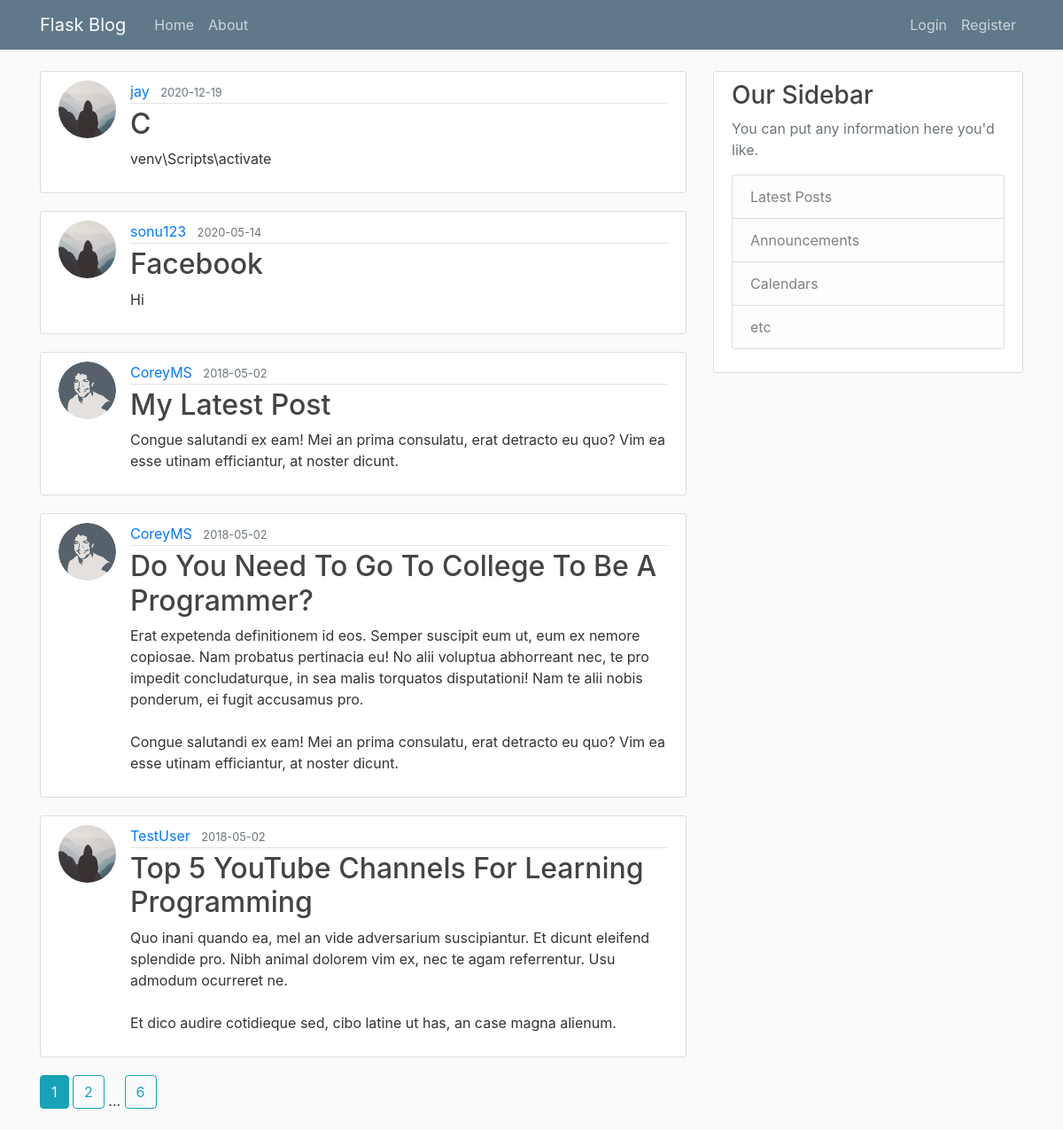
The page /home on the database its author committed.
### flaskblog/models.py (models this page shows, shortened)
class Post(db.Model):
    id = db.Column(db.Integer, primary_key=True)
    title = db.Column(db.String(100), nullable=False)
    date_posted = db.Column(db.DateTime, nullable=False, default=datetime.utcnow)
    content = db.Column(db.Text, nullable=False)
    user_id = db.Column(db.Integer, db.ForeignKey('user.id'), nullable=False)

class User(db.Model, UserMixin):
    id = db.Column(db.Integer, primary_key=True)
    username = db.Column(db.String(20), unique=True, nullable=False)
    email = db.Column(db.String(120), unique=True, nullable=False)
    image_file = db.Column(db.String(20), nullable=False, default='default.jpg')
    password = db.Column(db.String(60), nullable=False)
    posts = db.relationship('Post', backref='author', lazy=True)

### flaskblog/main/routes.py (the view)
@main.route("/")
@main.route("/home")
def home():
    page = request.args.get('page', 1, type=int)
    posts = Post.query.order_by(Post.date_posted.desc()).paginate(page=page, per_page=5)
    return render_template('home.html', posts=posts)

### flaskblog/templates/home.html
{% extends "layout.html" %}
{% block content %}
    {% for post in posts.items %}
        <article class="media content-section">
          <img class="rounded-circle article-img" src="{{ url_for('static', filename='profile_pics/' + post.author.image_file) }}">
          <div class="media-body">
            <div class="article-metadata">
              <a class="mr-2" href="{{ url_for('users.user_posts', username=post.author.username) }}">{{ post.author.username }}</a>
              <small class="text-muted">{{ post.date_posted.strftime('%Y-%m-%d') }}</small>
            </div>
            <h2><a class="article-title" href="{{ url_for('posts.post', post_id=post.id) }}">{{ post.title }}</a></h2>
            <p class="article-content">{{ post.content }}</p>
          </div>
        </article>
    {% endfor %}
    {% for page_num in posts.iter_pages(left_edge=1, right_edge=1, left_current=1, right_current=2) %}
      {% if page_num %}
        {% if posts.page == page_num %}
          <a class="btn btn-info mb-4" href="{{ url_for('main.home', page=page_num) }}">{{ page_num }}</a>
        {% else %}
          <a class="btn btn-outline-info mb-4" href="{{ url_for('main.home', page=page_num) }}">{{ page_num }}</a>
        {% endif %}
      {% else %}
        ...
      {% endif %}
    {% endfor %}
{% endblock content %}

### flaskblog/templates/layout.html (shortened to what this page needs)
<!DOCTYPE html>
<html>
<head>
    <link rel="stylesheet" href="https://maxcdn.bootstrapcdn.com/bootstrap/4.0.0/css/bootstrap.min.css">
    <link rel="stylesheet" type="text/css" href="{{ url_for('static', filename='main.css') }}">
</head>
<body>
    <header class="site-header">
      <nav class="navbar navbar-expand-md navbar-dark bg-steel fixed-top">
        <div class="container">
          <a class="navbar-brand mr-4" href="/">Flask Blog</a>
          <div class="collapse navbar-collapse" id="navbarToggle">
            <div class="navbar-nav mr-auto">
              <a class="nav-item nav-link" href="{{ url_for('main.home') }}">Home</a>
              <a class="nav-item nav-link" href="{{ url_for('main.about') }}">About</a>
            </div>
            <div class="navbar-nav">
              {% if current_user.is_authenticated %}
                <a class="nav-item nav-link" href="{{ url_for('posts.new_post') }}">New Post</a>
                <a class="nav-item nav-link" href="{{ url_for('users.account') }}">Account</a>
                <a class="nav-item nav-link" href="{{ url_for('users.logout') }}">Logout</a>
              {% else %}
                <a class="nav-item nav-link" href="{{ url_for('users.login') }}">Login</a>
                <a class="nav-item nav-link" href="{{ url_for('users.register') }}">Register</a>
              {% endif %}
            </div>
          </div>
        </div>
      </nav>
    </header>
    <main role="main" class="container">
      <div class="row">
        <div class="col-md-8">
          {% block content %}{% endblock %}
        </div>
        <div class="col-md-4">
          <div class="content-section">
            <h3>Our Sidebar</h3>
            <p class='text-muted'>You can put any information here you'd like.
              <ul class="list-group">
                <li class="list-group-item list-group-item-light">Latest Posts</li>
                <li class="list-group-item list-group-item-light">Announcements</li>
                <li class="list-group-item list-group-item-light">Calendars</li>
                <li class="list-group-item list-group-item-light">etc</li>
              </ul>
            </p>
          </div>
        </div>
      </div>
    </main>
</body>
</html>

### flaskblog/static/main.css (style rules this page uses)
body { background: #fafafa; color: #333333; margin-top: 5rem; }
h1, h2, h3, h4, h5, h6 { color: #444444; }
.bg-steel { background-color: #5f788a; }
.site-header .navbar-nav .nav-link { color: #cbd5db; }
.content-section { background: #ffffff; padding: 10px 20px; border: 1px solid #dddddd; border-radius: 3px; margin-bottom: 20px; }
.article-title { color: #444444; }
.article-content { white-space: pre-line; }
.article-img { height: 65px; width: 65px; margin-right: 16px; }
.article-metadata { padding-bottom: 1px; margin-bottom: 4px; border-bottom: 1px solid #e3e3e3 }

### rows shown on the page
Post: image_file (placeholder picture), author.username "jay", date_posted "2020-12-19", title "C", content "venv\\Scripts\\activate"
Post: image_file (placeholder picture), author.username "sonu123", date_posted "2020-05-14", title "Facebook", content "Hi"
Post: image_file (picture), author.username "CoreyMS", date_posted "2018-05-02", title "My Latest Post", content "Congue salutandi ex eam! Mei an prima consulatu, erat detracto eu quo? Vim ea esse utinam efficiantur, at noster dicunt."
Post: image_file (picture), author.username "CoreyMS", date_posted "2018-05-02", title "Do You Need To Go To College To Be A Programmer?", content "Erat expetenda definitionem id eos. Semper suscipit eum ut, eum ex nemore copiosae. Nam probatus pertinacia eu! No alii voluptua abhorreant nec, te pro impedit concludaturque, in sea malis torquatos disputationi! Nam te alii nobis ponderum, ei fugit accusamus pro. Congue salutandi ex eam! Mei an prima consulatu, erat detracto eu quo? Vim ea esse utinam efficiantur, at noster dicunt."
Post: image_file (placeholder picture), author.username "TestUser", date_posted "2018-05-02", title "Top 5 YouTube Channels For Learning Programming", content "Quo inani quando ea, mel an vide adversarium suscipiantur. Et dicunt eleifend splendide pro. Nibh animal dolorem vim ex, nec te agam referrentur. Usu admodum ocurreret ne. Et dico audire cotidieque sed, cibo latine ut has, an case magna alienum."

### other values the page prints
{{ page_num }} "1"
{{ page_num }} "2" "6"
